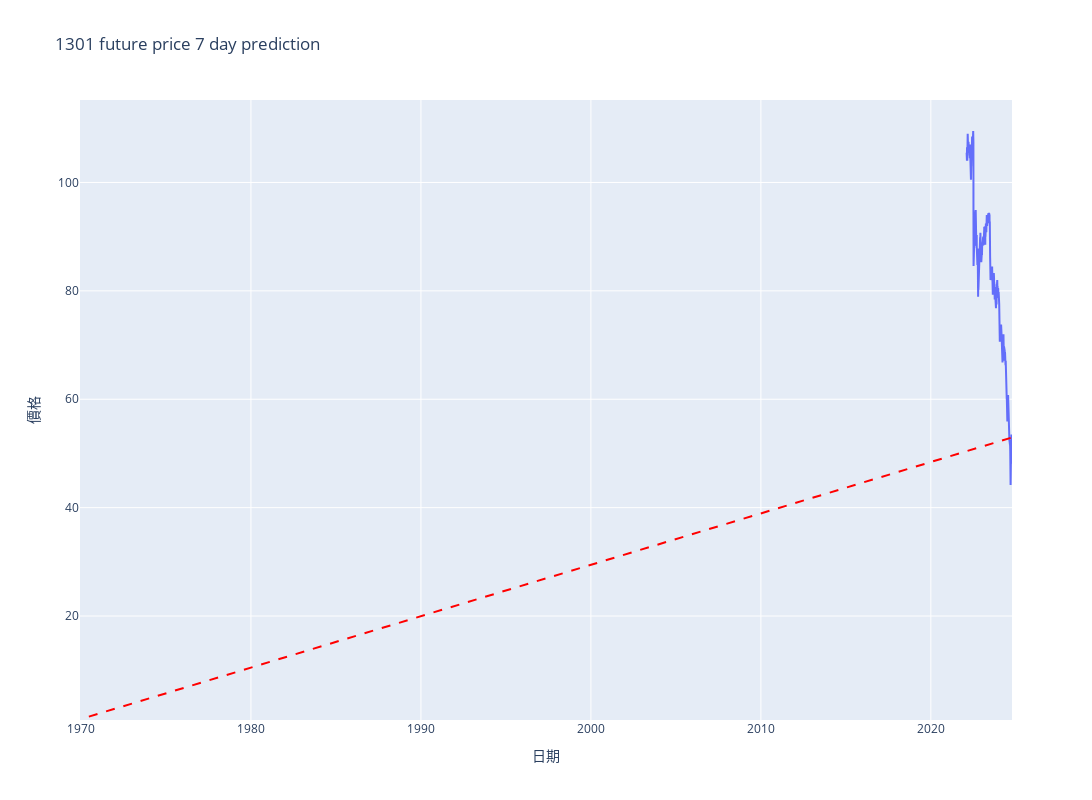
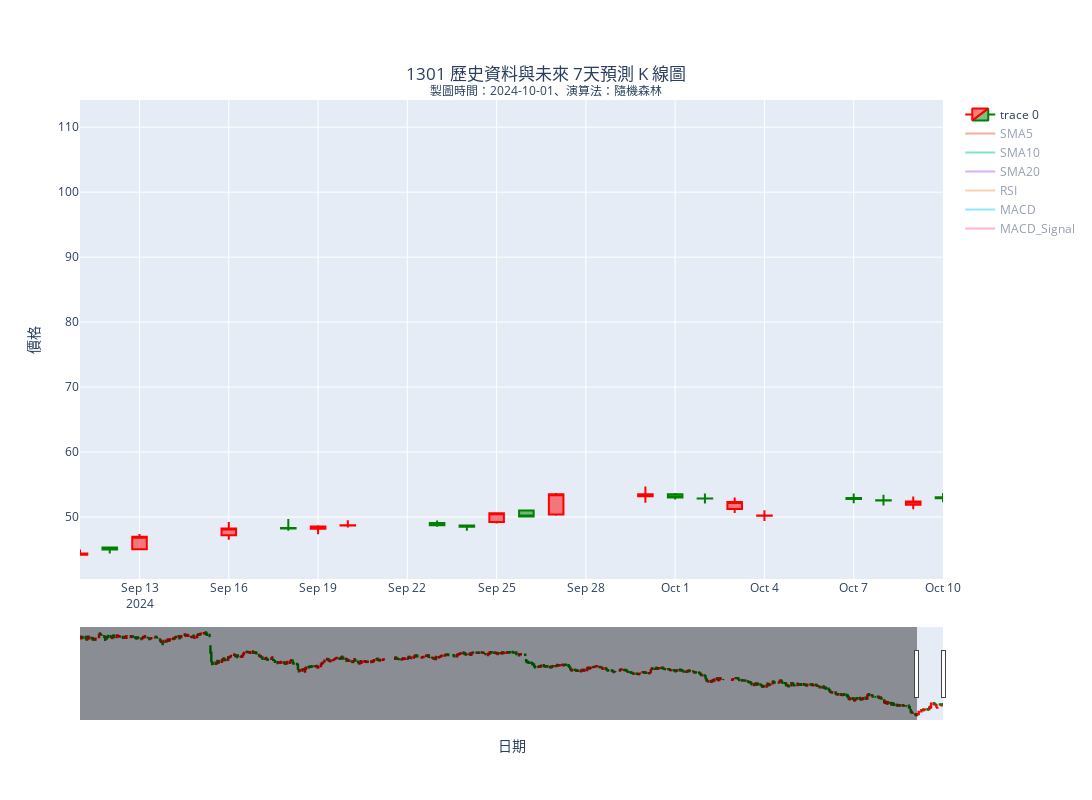

The code cell stored with these charts, in order, in its notebook:
### Markdown cell above
#### 3-2. 繪製預測資料圖表：隨機森林

### Code cell
combined_data = pd.concat([current_data, future_df], ignore_index=True)
plot_closing_price(combined_data, f'{target_code} future price {predict_days} day prediction', f'time: {datetime.datetime.now().strftime("%Y-%m-%d")}, algorithm: random forest')
plot_combined_candlestick(combined_data, f'{target_code} 歷史資料與未來 {predict_days}天預測 K 線圖', f'製圖時間：{datetime.datetime.now().strftime("%Y-%m-%d")}、演算法：隨機森林')

### Figure 1 — Plotly figure (JSON) as saved in the notebook; plotly's stock layout.template omitted (floating-point values rounded to 4 significant figures; data arrays with more than 128 entries replaced by an {"elided": "..."} marker saying what was removed)
{"data": [{"mode": "lines", "name": "收盤價", "type": "scatter", "x": {"elided": "654 str values"}, "y": {"elided": "654 float values"}}], "layout": {"height": 800, "shapes": [{"line": {"color": "red", "dash": "dash"}, "type": "line", "x0": "2024-09-11", "x1": 0, "y0": 52.87, "y1": 1}], "title": {"text": "1301 future price 7 day prediction"}, "width": 1200, "xaxis": {"title": {"text": "日期"}}, "yaxis": {"autorange": true, "title": {"text": "價格"}}}}

### Figure 2 — Plotly figure (JSON) as saved in the notebook; plotly's stock layout.template omitted (floating-point values rounded to 4 significant figures; data arrays with more than 128 entries replaced by an {"elided": "..."} marker saying what was removed)
{"data": [{"close": {"elided": "654 float values"}, "decreasing": {"line": {"color": "green"}}, "high": {"elided": "654 float values"}, "increasing": {"line": {"color": "red"}}, "low": {"elided": "654 float values"}, "open": {"elided": "654 float values"}, "type": "candlestick", "x": {"elided": "654 str values"}}, {"mode": "lines", "name": "SMA5", "type": "scatter", "visible": "legendonly", "x": {"elided": "654 str values"}, "y": {"elided": "654 float values"}}, {"mode": "lines", "name": "SMA10", "type": "scatter", "visible": "legendonly", "x": {"elided": "654 str values"}, "y": {"elided": "654 float values"}}, {"mode": "lines", "name": "SMA20", "type": "scatter", "visible": "legendonly", "x": {"elided": "654 str values"}, "y": {"elided": "654 float values"}}, {"mode": "lines", "name": "RSI", "type": "scatter", "visible": "legendonly", "x": {"elided": "654 str values"}, "y": {"elided": "654 float values"}}, {"mode": "lines", "name": "MACD", "type": "scatter", "visible": "legendonly", "x": {"elided": "654 str values"}, "y": {"elided": "654 float values"}}, {"mode": "lines", "name": "MACD_Signal", "type": "scatter", "visible": "legendonly", "x": {"elided": "654 str values"}, "y": {"elided": "654 float values"}}], "layout": {"height": 800, "title": {"text": "1301 歷史資料與未來 7天預測 K 線圖<br><sup>製圖時間：2024-10-01、演算法：隨機森林</sup>", "x": 0.5, "xanchor": "center", "y": 0.9, "yanchor": "top"}, "width": 1200, "xaxis": {"range": ["2024-09-11", "2024-10-10T00:00:00"], "title": {"text": "日期"}}, "yaxis": {"autorange": true, "title": {"text": "價格"}}}}
